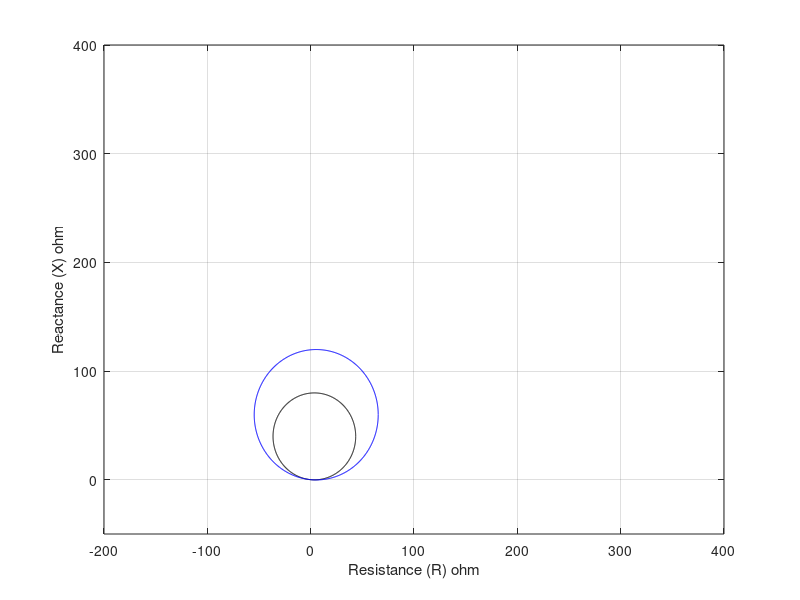

MATLAB code for this plot: (Note: this script raises an error after producing the figure.)
%mho circle characteristics
theta = 0:.01:(2*pi);
% p=0;
% q=-20:0.01:20;
% r=-20:0.01:20;
% s=0;

 
%Zone 1 setting   
 
line_length = 300;
F = 50;
R1 = 0.029792;
L1 = 0.00105678;
zone1_percentage = 80;
zone1_pu = zone1_percentage/100;
angle_Zone1 = atan(2*pi*F*L1/R1);
 
%radius of Zone 1 circle
radius_zone1 = (zone1_pu*line_length*sqrt(R1^2+(2*pi*F*L1)^2))/2;
 
%centre of Zone 1 circle (a,b)
b = (sin(angle_Zone1))*radius_zone1;
a = b/(tan(angle_Zone1));
 
%circle of radius Zone 1 centre at (a,b)
c = radius_zone1*cos(theta)+a;
d = radius_zone1*sin(theta)+b;


%Zone 2 setting 
 
zone2_percentage = 120;
zone2_pu = zone2_percentage/100;
angle_Zone2 = atan(2*pi*F*L1/R1);
 
%radius of Zone 2 circle
radius_zone2 = (zone2_pu*line_length*sqrt(R1^2+(2*pi*F*L1)^2))/2;
 
%centre of Zone 2 circle (e,f)
f = (sin(angle_Zone2))*radius_zone2;
e = f/(tan(angle_Zone2));
 
%circle of radius Zone 2 centre at (e,f)
g = radius_zone2*cos(theta)+e;
h = radius_zone2*sin(theta)+f;

figure(1);
% plot(p,q,r,s,c,d,'b',g,h,'b');
plot(c,d,'k',g,h,'b');
axis([-200 400 -50 400]);
xlabel('Resistance (R) ohm');
ylabel('Reactance (X) ohm');
grid on
hold on
plot(Rsa,Xsa,'r+',R,X,'g+','Markersize',1);
legend('Zone-1','Zone-2','Zc','Zfrc');